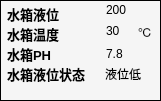
    <widget class="QFrame" name="frame_16">
     <property name="geometry">
      <rect>
       <x>1340</x>
       <y>625</y>
       <width>161</width>
       <height>101</height>
      </rect>
     </property>
     <property name="sizePolicy">
      <sizepolicy hsizetype="Preferred" vsizetype="Preferred">
       <horstretch>0</horstretch>
       <verstretch>0</verstretch>
      </sizepolicy>
     </property>
     <property name="minimumSize">
      <size>
       <width>0</width>
       <height>0</height>
      </size>
     </property>
     <property name="styleSheet">
      <string notr="true">background-color: rgb(245, 245, 245);</string>
     </property>
     <property name="frameShape">
      <enum>QFrame::Box</enum>
     </property>
     <property name="frameShadow">
      <enum>QFrame::Plain</enum>
     </property>
     <widget class="QLabel" name="label_162">
      <property name="geometry">
       <rect>
        <x>7</x>
        <y>4</y>
        <width>70</width>
        <height>20</height>
       </rect>
      </property>
      <property name="font">
       <font>
        <pointsize>10</pointsize>
        <weight>75</weight>
        <bold>true</bold>
       </font>
      </property>
      <property name="text">
       <string>水箱液位</string>
      </property>
     </widget>
     <widget class="QLabel" name="label_163">
      <property name="geometry">
       <rect>
        <x>7</x>
        <y>24</y>
        <width>70</width>
        <height>20</height>
       </rect>
      </property>
      <property name="font">
       <font>
        <pointsize>10</pointsize>
        <weight>75</weight>
        <bold>true</bold>
       </font>
      </property>
      <property name="text">
       <string>水箱温度</string>
      </property>
     </widget>
     <widget class="QLabel" name="waterTankLevelValueLabel_3">
      <property name="geometry">
       <rect>
        <x>106</x>
        <y>4</y>
        <width>45</width>
        <height>12</height>
       </rect>
      </property>
      <property name="text">
       <string>200</string>
      </property>
     </widget>
     <widget class="QLabel" name="waterTankTemptureLabel_3">
      <property name="geometry">
       <rect>
        <x>106</x>
        <y>23</y>
        <width>30</width>
        <height>16</height>
       </rect>
      </property>
      <property name="text">
       <string>30</string>
      </property>
     </widget>
     <widget class="QLabel" name="label_164">
      <property name="geometry">
       <rect>
        <x>138</x>
        <y>24</y>
        <width>16</width>
        <height>16</height>
       </rect>
      </property>
      <property name="text">
       <string>℃</string>
      </property>
     </widget>
     <widget class="QLabel" name="label_165">
      <property name="geometry">
       <rect>
        <x>7</x>
        <y>44</y>
        <width>70</width>
        <height>20</height>
       </rect>
      </property>
      <property name="font">
       <font>
        <pointsize>10</pointsize>
        <weight>75</weight>
        <bold>true</bold>
       </font>
      </property>
      <property name="text">
       <string>水箱PH</string>
      </property>
     </widget>
     <widget class="QLabel" name="waterTankPhLabel_3">
      <property name="geometry">
       <rect>
        <x>106</x>
        <y>44</y>
        <width>45</width>
        <height>20</height>
       </rect>
      </property>
      <property name="text">
       <string>7.8</string>
      </property>
     </widget>
     <widget class="QLabel" name="waterTankLevelStateLabel_3">
      <property name="geometry">
       <rect>
        <x>105</x>
        <y>64</y>
        <width>50</width>
        <height>20</height>
       </rect>
      </property>
      <property name="text">
       <string>液位低</string>
      </property>
      <property name="alignment">
       <set>Qt::AlignLeading|Qt::AlignLeft|Qt::AlignVCenter</set>
      </property>
     </widget>
     <widget class="QLabel" name="label_166">
      <property name="geometry">
       <rect>
        <x>7</x>
        <y>64</y>
        <width>90</width>
        <height>20</height>
       </rect>
      </property>
      <property name="font">
       <font>
        <pointsize>10</pointsize>
        <weight>75</weight>
        <bold>true</bold>
       </font>
      </property>
      <property name="text">
       <string>水箱液位状态</string>
      </property>
     </widget>
    </widget>
